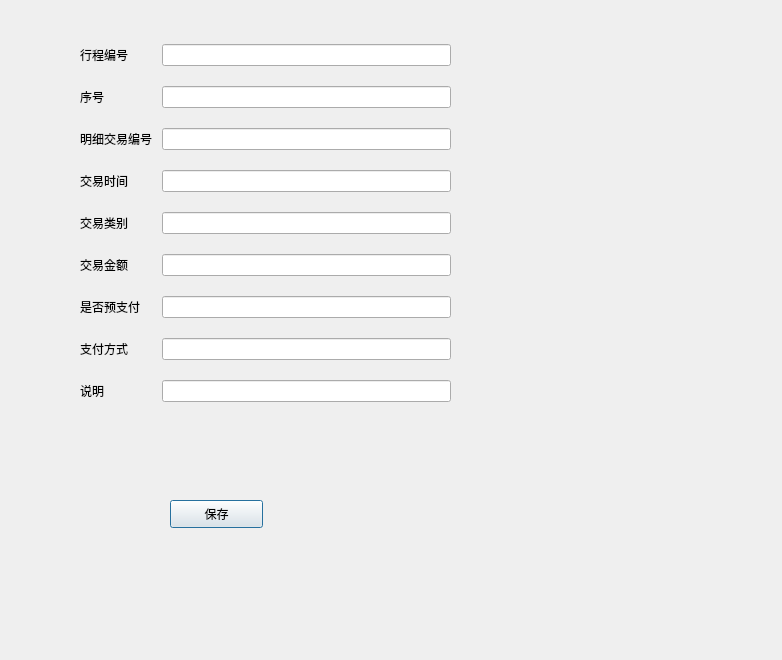
<?xml version="1.0" encoding="UTF-8"?>
<ui version="4.0">
 <class>newDayEXPInfo</class>
 <widget class="QDialog" name="newDayEXPInfo">
  <property name="geometry">
   <rect>
    <x>0</x>
    <y>0</y>
    <width>782</width>
    <height>660</height>
   </rect>
  </property>
  <property name="windowTitle">
   <string>Dialog</string>
  </property>
  <widget class="QPushButton" name="saveDayEXPInfoButton">
   <property name="geometry">
    <rect>
     <x>170</x>
     <y>500</y>
     <width>93</width>
     <height>28</height>
    </rect>
   </property>
   <property name="text">
    <string>保存</string>
   </property>
  </widget>
  <widget class="QWidget" name="gridLayoutWidget">
   <property name="geometry">
    <rect>
     <x>80</x>
     <y>30</y>
     <width>371</width>
     <height>387</height>
    </rect>
   </property>
   <layout class="QGridLayout" name="gridLayout">
    <item row="7" column="1">
     <widget class="QLineEdit" name="lineEdit_8"/>
    </item>
    <item row="3" column="0">
     <widget class="QLabel" name="label_4">
      <property name="text">
       <string>交易时间</string>
      </property>
     </widget>
    </item>
    <item row="0" column="0">
     <widget class="QLabel" name="label">
      <property name="text">
       <string>行程编号</string>
      </property>
     </widget>
    </item>
    <item row="1" column="0">
     <widget class="QLabel" name="label_2">
      <property name="text">
       <string>序号</string>
      </property>
     </widget>
    </item>
    <item row="5" column="0">
     <widget class="QLabel" name="label_6">
      <property name="text">
       <string>交易金额</string>
      </property>
     </widget>
    </item>
    <item row="2" column="1">
     <widget class="QLineEdit" name="lineEdit_3"/>
    </item>
    <item row="4" column="1">
     <widget class="QLineEdit" name="lineEdit_5"/>
    </item>
    <item row="3" column="1">
     <widget class="QLineEdit" name="lineEdit_4"/>
    </item>
    <item row="5" column="1">
     <widget class="QLineEdit" name="lineEdit_6"/>
    </item>
    <item row="8" column="1">
     <widget class="QLineEdit" name="lineEdit_9"/>
    </item>
    <item row="0" column="1">
     <widget class="QLineEdit" name="lineEdit"/>
    </item>
    <item row="1" column="1">
     <widget class="QLineEdit" name="lineEdit_2"/>
    </item>
    <item row="4" column="0">
     <widget class="QLabel" name="label_5">
      <property name="text">
       <string>交易类别</string>
      </property>
     </widget>
    </item>
    <item row="6" column="0">
     <widget class="QLabel" name="label_7">
      <property name="text">
       <string>是否预支付</string>
      </property>
     </widget>
    </item>
    <item row="7" column="0">
     <widget class="QLabel" name="label_8">
      <property name="text">
       <string>支付方式</string>
      </property>
     </widget>
    </item>
    <item row="6" column="1">
     <widget class="QLineEdit" name="lineEdit_7"/>
    </item>
    <item row="2" column="0">
     <widget class="QLabel" name="label_3">
      <property name="text">
       <string>明细交易编号 </string>
      </property>
     </widget>
    </item>
    <item row="8" column="0">
     <widget class="QLabel" name="label_9">
      <property name="text">
       <string>说明</string>
      </property>
     </widget>
    </item>
   </layout>
  </widget>
 </widget>
 <resources/>
 <connections/>
</ui>
